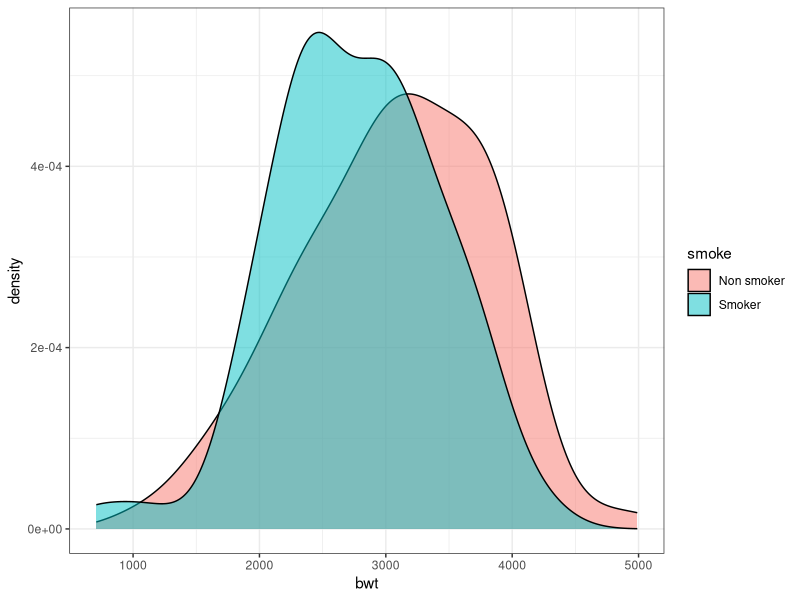

Recreate this plot in R.
## ---- chunk 1
knitr::opts_chunk$set(echo = TRUE)
## ---- chunk 2
library(ggplot2)
library(MASS)
baby <- birthwt #Чтение встроенных данных
baby$smoke[baby$smoke == 1] <- "Smoker"
baby$smoke[baby$smoke == 0] <- "Non smoker"
ggplot(baby, aes(x = bwt)) + geom_density(aes(fill = smoke), alpha = 0.5) + theme_bw()
